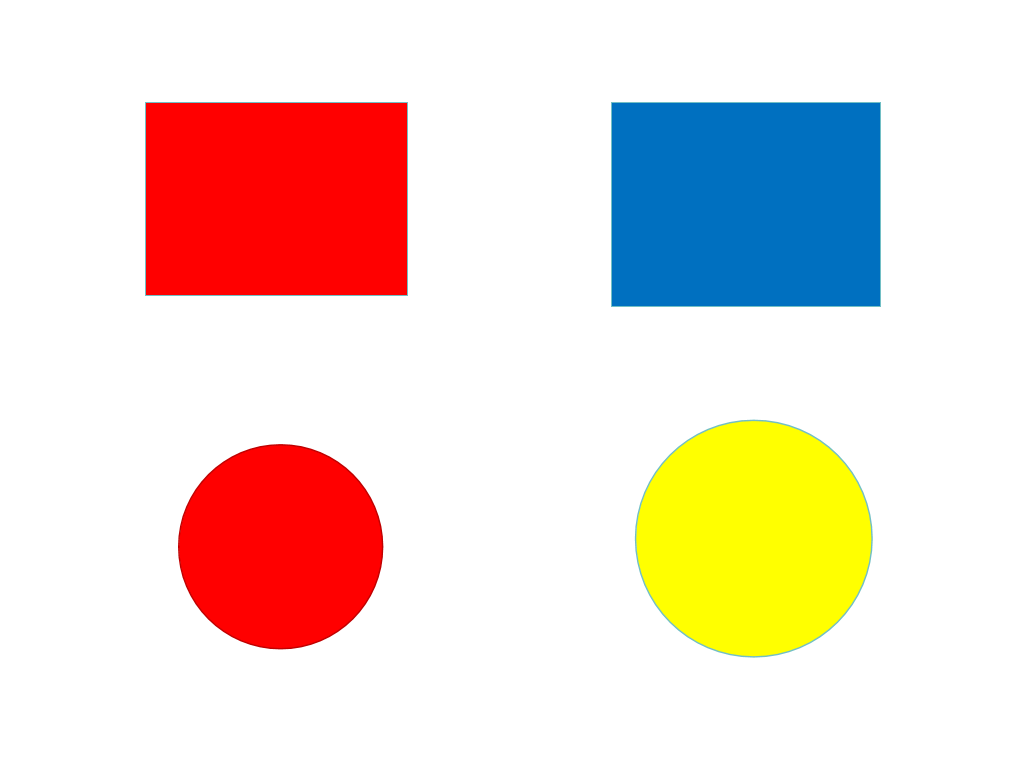
#> input picture src_upros_class_code/upros_cv/scripts/b_color_shape_line/color_shape.jpeg, 1009 x 758 px
$ python hough.py
#> lines starting #> are read from the running program, lines starting #| are printed output that depends on the picture; after the words box and inside, x2 and y2 are one past the last pixel; in counts of white or black regions, pixels touching at a corner belong together
import cv2
import numpy as np

# 读取图片
image = cv2.imread('color_shape.jpeg')
#> image is the input picture: shape (758, 1009, 3); mean B, G, R 208.1, 216.8, 236.2

# 将图片从BGR颜色空间转换为HSV颜色空间
hsv_image = cv2.cvtColor(image, cv2.COLOR_BGR2HSV)
#> hsv_image: shape (758, 1009, 3); mean H, S, V 9.4, 60.7, 250.2

# 定义红色在HSV中的范围
lower_red_1 = np.array([0, 50, 50])  # HSV中的红色下限 (0, 50, 50)
upper_red_1 = np.array([10, 255, 255])  # HSV中的红色上限 (10, 255, 255)

lower_red_2 = np.array([170, 50, 50])  # HSV中的红色下限 (170, 50, 50)
upper_red_2 = np.array([180, 255, 255])  # HSV中的红色上限 (180, 255, 255)

# 创建红色掩膜
mask_1 = cv2.inRange(hsv_image, lower_red_1, upper_red_1)
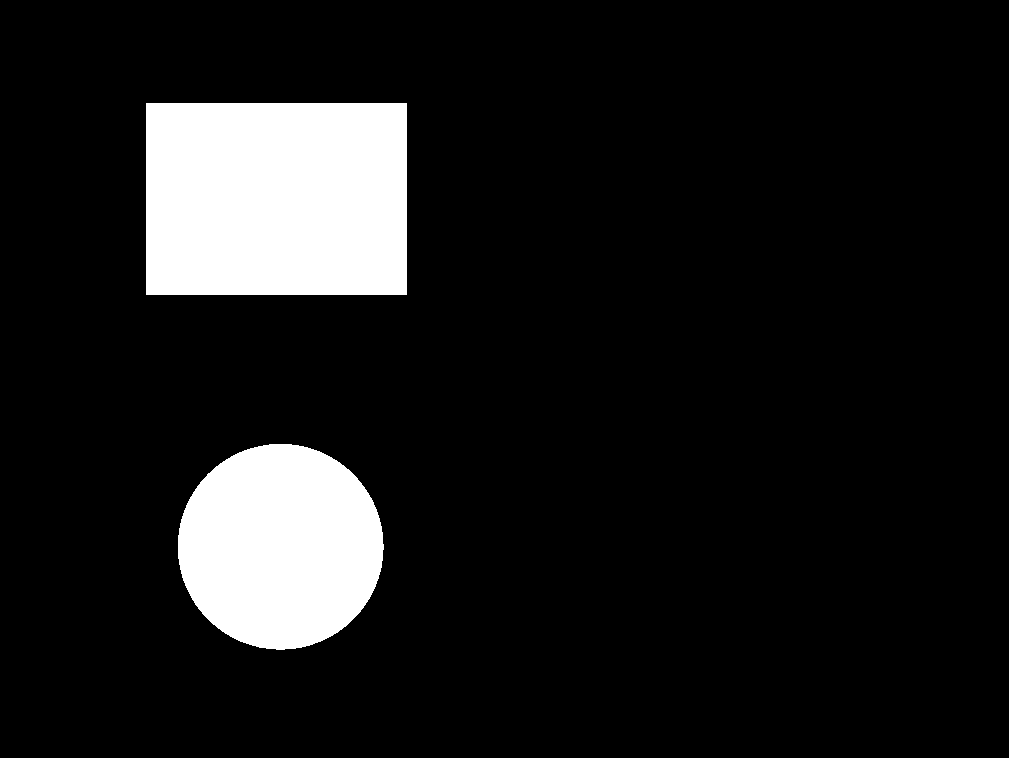
#> mask_1: shape (758, 1009); 10.9% white; 2 white regions, box (x1, y1, x2, y2) and area: (146, 103, 407, 295) 50112, (178, 444, 384, 650) 33241
mask_2 = cv2.inRange(hsv_image, lower_red_2, upper_red_2)
#> mask_2: shape (758, 1009); every value is 0
mask = mask_1 | mask_2  # 合并两个掩膜

# 对Mask应用Canny边缘检测
edges = cv2.Canny(mask, 100, 200)
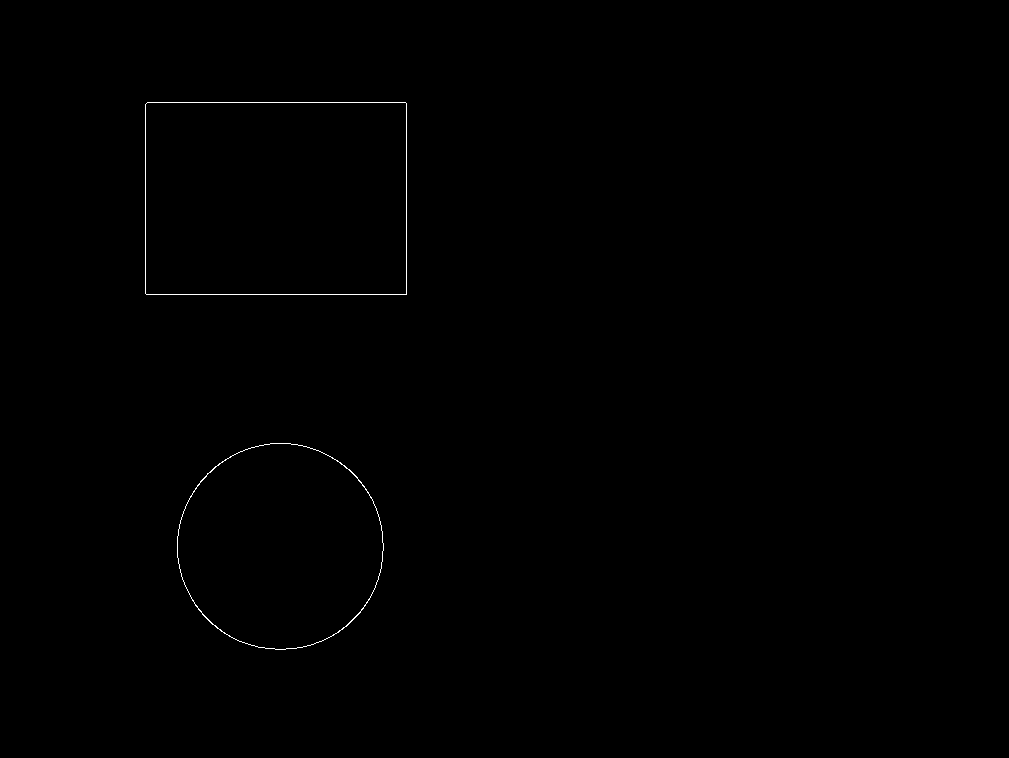
#> edges: shape (758, 1009); 0.21% white in thin lines or dots, all inside (x1, y1, x2, y2) = (145, 102, 407, 650)

# 定义一个结构元素，这里使用3x3的矩形作为示例
kernel = np.ones((3, 3), np.uint8)

# 对掩膜进行膨胀操作
dilation_edges = cv2.dilate(edges, kernel, iterations=1)
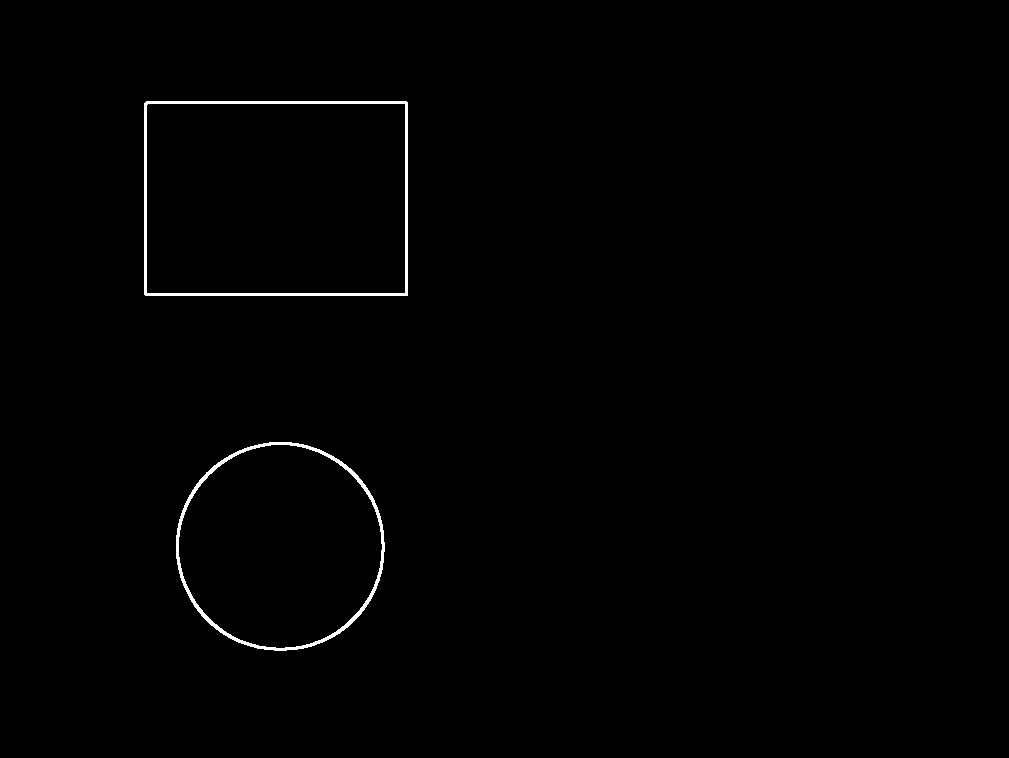
#> dilation_edges: shape (758, 1009); 0.66% white; 2 white regions, box (x1, y1, x2, y2) and area: (144, 101, 408, 296) 2714, (176, 442, 385, 651) 2324

# 使用霍夫变换在边缘检测后的图像中检测圆形
circles = cv2.HoughCircles(dilation_edges, cv2.HOUGH_GRADIENT, 1, 10, param1=50, param2=40, minRadius=0, maxRadius=0)
#> circles = [[280.5, 546.5, 104.4], [268.5, 541.5, 93]]

# 将检测到的圆形转换为整数
if circles is not None:
    circles = np.uint16(np.around(circles))
#> circles = [[280, 546, 104], [268, 542, 93]]

# 在原始图像上绘制检测到的圆形
for circle in circles[0, :]:
    # 绘制圆形
    cv2.circle(image, (circle[0], circle[1]), circle[2], (0, 255, 0), 2)
    # 绘制圆心
    cv2.circle(image, (circle[0], circle[1]), 2, (255, 0, 0), 3)
#> this loop made 2 passes
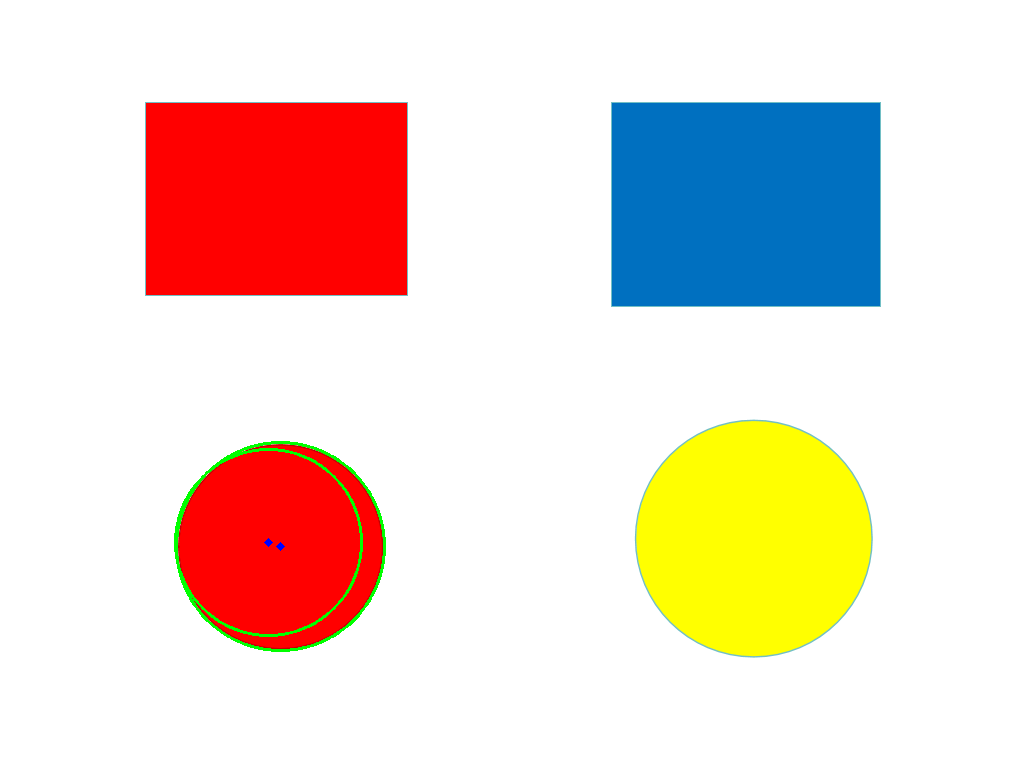
#> image: shape (758, 1009, 3); 0.44% of pixels changed, all inside (x1, y1, x2, y2) = (174, 441, 386, 652)

# 显示原始图片和提取的红色区域
cv2.imshow('Original Image', image)


# 等待用户按下任意键退出
cv2.waitKey(0)

# 关闭所有窗口
cv2.destroyAllWindows()
